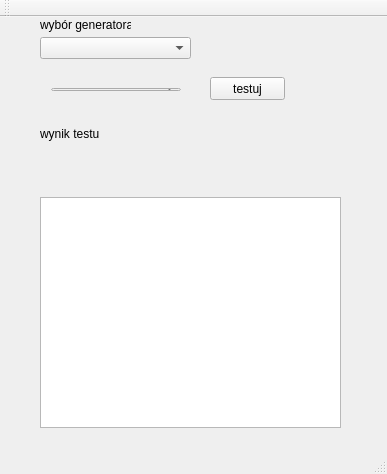
<?xml version="1.0" encoding="UTF-8"?>
<ui version="4.0">
 <class>MainWindow</class>
 <widget class="QMainWindow" name="MainWindow">
  <property name="geometry">
   <rect>
    <x>0</x>
    <y>0</y>
    <width>387</width>
    <height>474</height>
   </rect>
  </property>
  <property name="windowTitle">
   <string>MainWindow</string>
  </property>
  <widget class="QWidget" name="centralWidget">
   <widget class="QPushButton" name="pushButton">
    <property name="geometry">
     <rect>
      <x>210</x>
      <y>60</y>
      <width>75</width>
      <height>23</height>
     </rect>
    </property>
    <property name="text">
     <string>testuj</string>
    </property>
   </widget>
   <widget class="QTextEdit" name="textEdit">
    <property name="geometry">
     <rect>
      <x>40</x>
      <y>180</y>
      <width>301</width>
      <height>231</height>
     </rect>
    </property>
   </widget>
   <widget class="QWidget" name="layoutWidget">
    <property name="geometry">
     <rect>
      <x>40</x>
      <y>60</y>
      <width>152</width>
      <height>25</height>
     </rect>
    </property>
    <layout class="QHBoxLayout" name="horizontalLayout">
     <item>
      <widget class="QComboBox" name="comboBox"/>
     </item>
    </layout>
   </widget>
   <widget class="QLabel" name="label">
    <property name="geometry">
     <rect>
      <x>40</x>
      <y>110</y>
      <width>291</width>
      <height>21</height>
     </rect>
    </property>
    <property name="text">
     <string>wynik testu</string>
    </property>
    <property name="alignment">
     <set>Qt::AlignJustify|Qt::AlignTop</set>
    </property>
   </widget>
   <widget class="QComboBox" name="comboBox2">
    <property name="geometry">
     <rect>
      <x>40</x>
      <y>20</y>
      <width>151</width>
      <height>22</height>
     </rect>
    </property>
   </widget>
   <widget class="QLabel" name="label_2">
    <property name="geometry">
     <rect>
      <x>40</x>
      <y>0</y>
      <width>91</width>
      <height>16</height>
     </rect>
    </property>
    <property name="text">
     <string>wybór generatora</string>
    </property>
   </widget>
   <widget class="QLabel" name="label_3">
    <property name="geometry">
     <rect>
      <x>40</x>
      <y>140</y>
      <width>141</width>
      <height>16</height>
     </rect>
    </property>
    <property name="text">
     <string/>
    </property>
   </widget>
   <zorder>layoutWidget</zorder>
   <zorder>pushButton</zorder>
   <zorder>label</zorder>
   <zorder>textEdit</zorder>
   <zorder>comboBox2</zorder>
   <zorder>label_2</zorder>
   <zorder>label_3</zorder>
  </widget>
  <widget class="QMenuBar" name="menuBar">
   <property name="geometry">
    <rect>
     <x>0</x>
     <y>0</y>
     <width>387</width>
     <height>21</height>
    </rect>
   </property>
  </widget>
  <widget class="QToolBar" name="mainToolBar">
   <attribute name="toolBarArea">
    <enum>TopToolBarArea</enum>
   </attribute>
   <attribute name="toolBarBreak">
    <bool>false</bool>
   </attribute>
  </widget>
  <widget class="QStatusBar" name="statusBar"/>
 </widget>
 <layoutdefault spacing="6" margin="11"/>
 <resources/>
 <connections/>
</ui>
